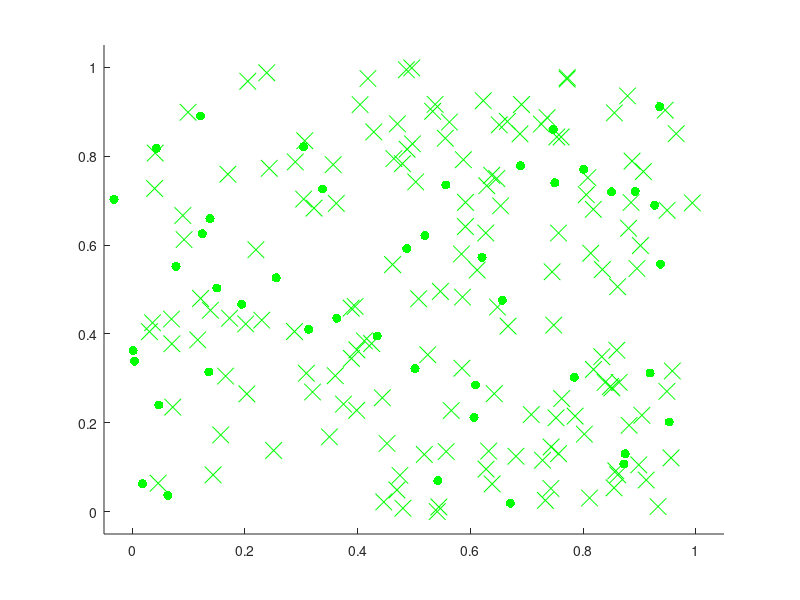

Here is the MATLAB script that generated this plot:
clear all
close all

human=200;
sample.x=rand(human,1);
sample.y=rand(human,1);
sample.u=(randi([-1 0],human,1)*2+1).*rand(human,1);
sample.v=(randi([-1 0],human,1)*2+1).*rand(human,1);
sample.sick=0*eye(human,1);
sample.sick_time=0*eye(human,1);
sample.status=0*eye(human,1);
stay_at_home=true;
testing=false;
dt=0.02;
i=0;
death_rate=0.02;

temp=randi([1 human],1);
sample.sick(temp)=1; %Intorducing a random sick
vaccination_ratio=1;
for ii=1:human
    if sample.sick(ii)~=1 && rand<=vaccination_ratio
        sample.sick(ii)=2;
    end
end
if stay_at_home
    for ii=1:human
        if rand<=0.8 && sample.sick(ii)~=1
            sample.status(ii)=1;
        end
    end
end
while ~isempty(find(sample.sick==1)) || dt*i==20
    if i == 0
        for k = 1 : human
            hold on;
            switch sample.sick(k)
                case 0 %Healthy
                    plot(sample.x(k), sample.y(k), '.b','MarkerSize',20);
                case 1 %Sick
                    plot(sample.x(k), sample.y(k), '.r','MarkerSize',20);
                case 2 %Recovered
                    plot(sample.x(k), sample.y(k), '.g','MarkerSize',20);
                case 3 %Dead
                    plot(sample.x(k), sample.y(k), '.k','MarkerSize',20);
            end
            axis([-0.05 1.05 -0.05 1.05])
            hold off;
        end
    else
        h = findobj(gca,'Type','line');
        for k=1:human
            if sample.sick(k)==3 || sample.status(k)==1
                x=sample.x(k);
                y=sample.y(k);
            else
                x=sample.x(k)+sample.u(k)*dt;
                y=sample.y(k)+sample.v(k)*dt;
            end
            if x > 1-dt
                sample.x(k) = sample.x(k)*(1-dt);
                sample.u(k) = -sample.u(k);
            end
            if y > 1-dt
                sample.y(k) = sample.y(k)*(1-dt);
                sample.v(k) = -sample.v(k);
            end
            if x < -dt
                sample.x(k) = sample.x(k)*(1-dt);
                sample.u(k) = -sample.u(k);
            end
            if y < -dt
                sample.y(k) = sample.y(k)*(1-dt);
                sample.v(k) = -sample.v(k);
            end
            sample.x(k)=x;
            sample.y(k)=y;
            if sample.sick(k)==1
                for jj=1:human
                    if k~=jj &&  norm([sample.x(jj) sample.y(jj)]-[sample.x(k) sample.y(k)])<=0.01 && sample.sick(jj)==0
                        sample.sick(jj)=1;
                        sample.sick_time(jj)= i*dt;
                    end
                end
            end
            %Death or Recover
            for ii=1:human
                if dt*i-sample.sick_time(ii)>=1 && sample.sick(ii)==1 && i>=30
                    if rand<=death_rate
                        sample.sick(ii)=3;
                    else
                        sample.sick(ii)=2;
                    end
                end
            end
            if sample.status(k)==1
                sign='x';
                fontsize=12;
            else
                sign='.';
                fontsize=20;
            end
            switch sample.sick(k)
                case 0 %Healthy
                    set(h(k),'XData',x,'YData',y,'Color','b','Marker',sign,'MarkerSize',fontsize)
                case 1 %Sick
                    set(h(k),'XData',x,'YData',y,'Color','r','Marker',sign,'MarkerSize',fontsize)
                case 2 %Recovered
                    set(h(k),'XData',x,'YData',y,'Color','g','Marker',sign,'MarkerSize',fontsize)
                case 3 %Dead
                    set(h(k),'XData',x,'YData',y,'Color','k','Marker',sign,'MarkerSize',fontsize)
            end
        end
        drawnow
    end
    i=i+1;
    record.healthy(i)=numel(find(sample.sick==0));
    record.sick(i)=numel(find(sample.sick==1));
    record.recovered(i)=numel(find(sample.sick==2));
    record.dead(i)=numel(find(sample.sick==3));
    
end